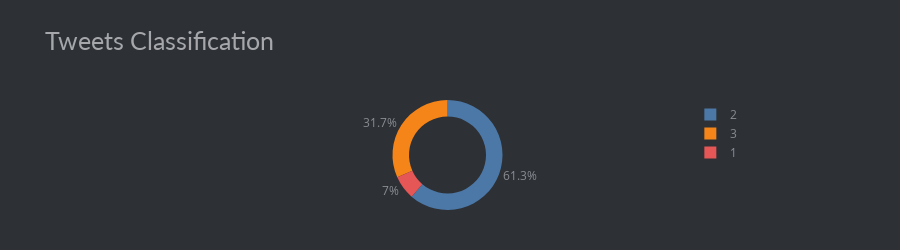

Here is the notebook cell this chart was saved with:
### Code cell
fig = px.pie(tweets, names=tweets.label, hole=0.7, title='Tweets Classification',
             height=250, color_discrete_sequence=px.colors.qualitative.T10)
fig.update_layout(margin=dict(t=100, b=40, l=60, r=40), 
                  plot_bgcolor='#2d3035', paper_bgcolor='#2d3035',
                  title_font=dict(size=25, color='#a5a7ab', family="Lato, sans-serif"),
                  font=dict(color='#8a8d93'),
                  )

### Figure 1 — Plotly figure (JSON) as saved in the notebook; plotly's stock layout.template omitted (floating-point values rounded to 4 significant figures; data arrays with more than 128 entries replaced by an {"elided": "..."} marker saying what was removed)
{"data": [{"domain": {"x": [0, 1], "y": [0, 1]}, "hole": 0.7, "hovertemplate": "label=%{label}<extra></extra>", "labels": {"elided": "6000 int values"}, "legendgroup": "", "name": "", "showlegend": true, "type": "pie"}], "layout": {"font": {"color": "#8a8d93"}, "height": 250, "legend": {"tracegroupgap": 0}, "margin": {"b": 40, "l": 60, "r": 40, "t": 100}, "paper_bgcolor": "#2d3035", "piecolorway": ["#4C78A8", "#F58518", "#E45756", "#72B7B2", "#54A24B", "#EECA3B", "#B279A2", "#FF9DA6", "#9D755D", "#BAB0AC"], "plot_bgcolor": "#2d3035", "title": {"font": {"color": "#a5a7ab", "family": "Lato, sans-serif", "size": 25}, "text": "Tweets Classification"}}}
